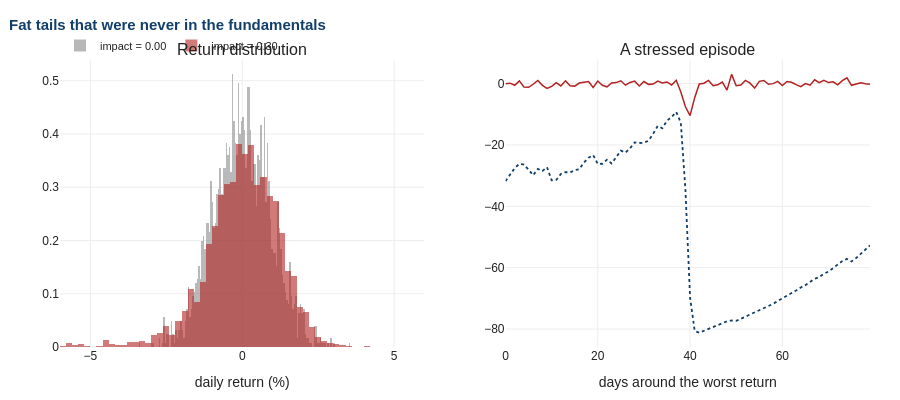

Notebook source saved alongside this figure:
### Code cell
fig = make_subplots(rows=1, cols=2,
                    subplot_titles=("Return distribution", "A stressed episode"))
for imp, colour in zip([0.0, 0.30], [a6.GREY, a6.RED]):
    d = runs[imp]
    fig.add_trace(go.Histogram(x=d["return"] * 100, nbinsx=140, opacity=0.6,
                               name=f"impact = {imp:.2f}", marker_color=colour,
                               histnorm="probability density"), row=1, col=1)

d = runs[0.30]
worst = int(d["return"].idxmin())
sl = slice(max(0, worst - 40), worst + 40)
fig.add_trace(go.Scatter(y=d["return"].iloc[sl].to_numpy() * 100, name="return",
                         line=dict(color=a6.RED, width=1.5), showlegend=False),
              row=1, col=2)
fig.add_trace(go.Scatter(y=d["leverage"].iloc[sl].to_numpy() * 100 - 100, name="leverage",
                         line=dict(color=a6.NAVY, width=1.8, dash="dot"), showlegend=False),
              row=1, col=2)

a6.style(fig, title="Fat tails that were never in the fundamentals", height=400)
fig.update_layout(barmode="overlay")
fig.update_xaxes(title="daily return (%)", range=[-6, 6], row=1, col=1)
fig.update_xaxes(title="days around the worst return", row=1, col=2)
fig.show()

base_k = runs[0.0]["return"].kurt()
fb_k = runs[0.30]["return"].kurt()
print(f"Excess kurtosis with no feedback:   {base_k:+.2f}  (Gaussian by construction)")
print(f"Excess kurtosis with feedback:      {fb_k:+.2f}")
print(f"Worst day: {runs[0.0]['return'].min()*100:.2f}%  ->  "
      f"{runs[0.30]['return'].min()*100:.2f}%")

### Figure 1 — Plotly figure (JSON) as saved in the notebook; plotly's stock layout.template omitted (floating-point values rounded to 4 significant figures; data arrays with more than 128 entries replaced by an {"elided": "..."} marker saying what was removed)
{"data": [{"histnorm": "probability density", "marker": {"color": "#8A8A8A"}, "name": "impact = 0.00", "nbinsx": 140, "opacity": 0.6, "type": "histogram", "x": {"elided": "2500 float values"}, "xaxis": "x", "yaxis": "y"}, {"histnorm": "probability density", "marker": {"color": "#B22222"}, "name": "impact = 0.30", "nbinsx": 140, "opacity": 0.6, "type": "histogram", "x": {"elided": "2500 float values"}, "xaxis": "x", "yaxis": "y"}, {"line": {"color": "#B22222", "width": 1.5}, "name": "return", "showlegend": false, "type": "scatter", "xaxis": "x2", "y": [-0.0123, 0.1451, -0.5501, 0.8921, -1.141, -1.202, -0.2126, 1.003, -0.5831, -1.537, -0.887, 0.289, -0.7547, 0.9117, -0.7011, -0.8202, 0.1719, 0.4835, 0.6568, -1.257, 0.838, -0.5452, -1.051, 0.2056, 0.3194, 0.9134, -0.5182, 0.369, 0.8113, -0.7663, 0.6687, -0.2487, -0.1372, 0.834, 0.189, 0.5336, -0.4554, 1.067, -2.713, -7.567, -10.44, -4.58, -0.1372, 0.1252, 1.032, -0.6969, -0.408, 0.5105, -2.123, 3.017, -0.699, -0.4901, 1.026, 0.1528, -1.45, 0.7475, 1.029, -0.2232, -0.01069, 0.7252, -0.6165, 0.671, 0.4459, -0.3553, -1.019, 0.006797, -0.504, 1.252, 0.2959, 1.076, 0.3303, 0.5976, -0.4199, 0.9872, 1.906, -0.5477, -0.2191, 0.248, -0.04901, -0.2315], "yaxis": "y2"}, {"line": {"color": "#123F69", "dash": "dot", "width": 1.8}, "name": "leverage", "showlegend": false, "type": "scatter", "xaxis": "x2", "y": [-31.82, -29.67, -27.52, -26.18, -26.39, -28.05, -29.89, -27.81, -28.5, -27.26, -31.54, -31.4, -29.46, -28.85, -28.98, -28.17, -27.89, -25.72, -24.17, -23.3, -26.22, -26.13, -24.79, -26.05, -23.87, -21.85, -22.51, -21.09, -19.16, -19.36, -19.27, -18.62, -16.34, -13.8, -14.57, -12.07, -10.87, -9.266, -12.77, -34.74, -69.66, -80.64, -81.19, -80.6, -79.99, -79.43, -78.82, -78.17, -77.5, -77.21, -77.34, -76.68, -75.97, -75.33, -74.56, -74.05, -73.31, -72.64, -71.79, -70.9, -70.09, -69.24, -68.38, -67.44, -66.45, -65.72, -64.64, -63.62, -63.09, -61.96, -61.29, -60.12, -59.06, -57.87, -57.14, -57.99, -56.85, -55.53, -54.18, -52.74], "yaxis": "y2"}], "layout": {"annotations": [{"font": {"size": 16}, "showarrow": false, "text": "Return distribution", "x": 0.225, "xanchor": "center", "xref": "paper", "y": 1, "yanchor": "bottom", "yref": "paper"}, {"font": {"size": 16}, "showarrow": false, "text": "A stressed episode", "x": 0.775, "xanchor": "center", "xref": "paper", "y": 1, "yanchor": "bottom", "yref": "paper"}], "barmode": "overlay", "colorway": ["#123F69", "#E38B29", "#8A8A8A", "#2E7D7B", "#B22222"], "font": {"color": "#222222", "family": "Helvetica, Arial, sans-serif", "size": 12}, "height": 400, "hovermode": "x unified", "legend": {"font": {"size": 11}, "orientation": "h", "x": 0, "xanchor": "left", "y": 1, "yanchor": "bottom"}, "margin": {"b": 50, "l": 60, "r": 30, "t": 60}, "title": {"font": {"color": "#123F69", "size": 15}, "text": "<b>Fat tails that were never in the fundamentals</b>", "x": 0.01}, "xaxis": {"anchor": "y", "domain": [0, 0.45], "gridcolor": "#EDEDED", "range": [-6, 6], "showgrid": true, "title": {"text": "daily return (%)"}, "zeroline": false}, "xaxis2": {"anchor": "y2", "domain": [0.55, 1], "gridcolor": "#EDEDED", "showgrid": true, "title": {"text": "days around the worst return"}, "zeroline": false}, "yaxis": {"anchor": "x", "domain": [0, 1], "gridcolor": "#EDEDED", "showgrid": true, "zeroline": false}, "yaxis2": {"anchor": "x2", "domain": [0, 1], "gridcolor": "#EDEDED", "showgrid": true, "zeroline": false}}}
